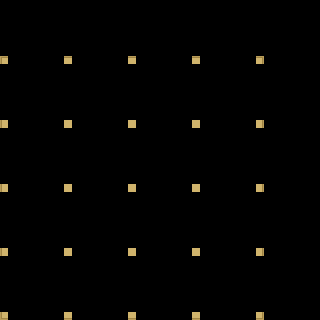

Tiled map render using the project's own tile images. Description and the whole map definition, tile-layer contents included, below:
An orthogonal 5x5 tile map with 64x64 px tiles, 1 tile layer (1).

<map version="1.2" tiledversion="1.2.0" orientation="orthogonal" renderorder="right-down" width="5" height="5" tilewidth="64" tileheight="64" infinite="0" nextlayerid="2" nextobjectid="1">
 <properties>
  <property name="space_map" type="bool" value="false" />
 </properties>
 <tileset firstgid="1" source="tileset.tsx" />
 <layer id="1" name="1" width="5" height="5">
  <data encoding="csv">
1789,2019,2019,2019,2020,
1961,1962,1962,1962,1963,
1961,1962,1962,1962,1963,
1961,1962,1962,1962,1963,
1958,1957,1957,1957,1960
</data>
 </layer>
</map>
